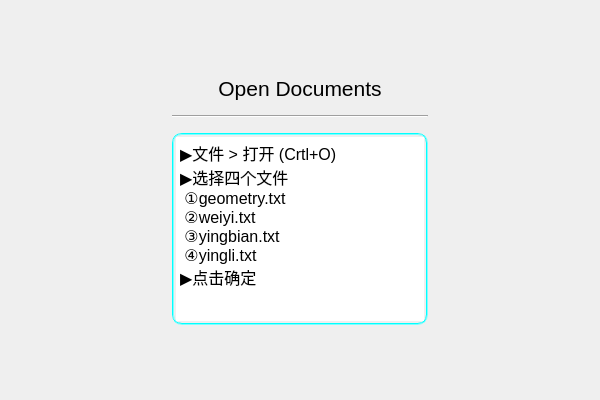
<?xml version="1.0" encoding="UTF-8"?>
<ui version="4.0">
 <class>openMethod</class>
 <widget class="QWidget" name="openMethod">
  <property name="geometry">
   <rect>
    <x>0</x>
    <y>0</y>
    <width>600</width>
    <height>400</height>
   </rect>
  </property>
  <property name="windowTitle">
   <string>Form</string>
  </property>
  <property name="styleSheet">
   <string notr="true"/>
  </property>
  <layout class="QGridLayout" name="gridLayout">
   <item row="4" column="1">
    <spacer name="verticalSpacer">
     <property name="orientation">
      <enum>Qt::Vertical</enum>
     </property>
     <property name="sizeHint" stdset="0">
      <size>
       <width>20</width>
       <height>40</height>
      </size>
     </property>
    </spacer>
   </item>
   <item row="0" column="1">
    <spacer name="verticalSpacer_2">
     <property name="orientation">
      <enum>Qt::Vertical</enum>
     </property>
     <property name="sizeHint" stdset="0">
      <size>
       <width>20</width>
       <height>40</height>
      </size>
     </property>
    </spacer>
   </item>
   <item row="1" column="1">
    <widget class="QLabel" name="label">
     <property name="font">
      <font>
       <pointsize>16</pointsize>
      </font>
     </property>
     <property name="text">
      <string>Open Documents</string>
     </property>
     <property name="alignment">
      <set>Qt::AlignCenter</set>
     </property>
    </widget>
   </item>
   <item row="3" column="0">
    <spacer name="horizontalSpacer">
     <property name="orientation">
      <enum>Qt::Horizontal</enum>
     </property>
     <property name="sizeHint" stdset="0">
      <size>
       <width>146</width>
       <height>20</height>
      </size>
     </property>
    </spacer>
   </item>
   <item row="3" column="1">
    <widget class="QTextBrowser" name="textBrowser">
     <property name="styleSheet">
      <string notr="true">border: 2px groove rgb(0, 255, 255);
border-radius:10px;
padding:2px 2px;</string>
     </property>
     <property name="html">
      <string>&lt;!DOCTYPE HTML PUBLIC &quot;-//W3C//DTD HTML 4.0//EN&quot; &quot;http://www.w3.org/TR/REC-html40/strict.dtd&quot;&gt;
&lt;html&gt;&lt;head&gt;&lt;meta name=&quot;qrichtext&quot; content=&quot;1&quot; /&gt;&lt;style type=&quot;text/css&quot;&gt;
p, li { white-space: pre-wrap; }
&lt;/style&gt;&lt;/head&gt;&lt;body style=&quot; font-family:'SimSun'; font-size:9pt; font-weight:400; font-style:normal;&quot;&gt;
&lt;p style=&quot; margin-top:0px; margin-bottom:0px; margin-left:0px; margin-right:0px; -qt-block-indent:0; text-indent:0px;&quot;&gt;&lt;span style=&quot; font-size:12pt;&quot;&gt;▶文件 &amp;gt; 打开 (Crtl+O)&lt;/span&gt;&lt;/p&gt;
&lt;p style=&quot; margin-top:0px; margin-bottom:0px; margin-left:0px; margin-right:0px; -qt-block-indent:0; text-indent:0px;&quot;&gt;&lt;span style=&quot; font-size:12pt;&quot;&gt;▶选择四个文件&lt;/span&gt;&lt;/p&gt;
&lt;p style=&quot; margin-top:0px; margin-bottom:0px; margin-left:0px; margin-right:0px; -qt-block-indent:0; text-indent:0px;&quot;&gt;&lt;span style=&quot; font-size:12pt;&quot;&gt; ①geometry.txt&lt;/span&gt;&lt;/p&gt;
&lt;p style=&quot; margin-top:0px; margin-bottom:0px; margin-left:0px; margin-right:0px; -qt-block-indent:0; text-indent:0px;&quot;&gt;&lt;span style=&quot; font-size:12pt;&quot;&gt; ②weiyi.txt&lt;/span&gt;&lt;/p&gt;
&lt;p style=&quot; margin-top:0px; margin-bottom:0px; margin-left:0px; margin-right:0px; -qt-block-indent:0; text-indent:0px;&quot;&gt;&lt;span style=&quot; font-size:12pt;&quot;&gt; ③yingbian.txt&lt;/span&gt;&lt;/p&gt;
&lt;p style=&quot; margin-top:0px; margin-bottom:0px; margin-left:0px; margin-right:0px; -qt-block-indent:0; text-indent:0px;&quot;&gt;&lt;span style=&quot; font-size:12pt;&quot;&gt; ④yingli.txt&lt;/span&gt;&lt;/p&gt;
&lt;p style=&quot; margin-top:0px; margin-bottom:0px; margin-left:0px; margin-right:0px; -qt-block-indent:0; text-indent:0px;&quot;&gt;&lt;span style=&quot; font-size:12pt;&quot;&gt;▶点击确定&lt;/span&gt;&lt;/p&gt;&lt;/body&gt;&lt;/html&gt;</string>
     </property>
    </widget>
   </item>
   <item row="3" column="2">
    <spacer name="horizontalSpacer_2">
     <property name="orientation">
      <enum>Qt::Horizontal</enum>
     </property>
     <property name="sizeHint" stdset="0">
      <size>
       <width>156</width>
       <height>20</height>
      </size>
     </property>
    </spacer>
   </item>
   <item row="2" column="2">
    <spacer name="horizontalSpacer_3">
     <property name="orientation">
      <enum>Qt::Horizontal</enum>
     </property>
     <property name="sizeHint" stdset="0">
      <size>
       <width>40</width>
       <height>20</height>
      </size>
     </property>
    </spacer>
   </item>
   <item row="2" column="1">
    <widget class="Line" name="line">
     <property name="orientation">
      <enum>Qt::Horizontal</enum>
     </property>
    </widget>
   </item>
   <item row="2" column="0">
    <spacer name="horizontalSpacer_4">
     <property name="orientation">
      <enum>Qt::Horizontal</enum>
     </property>
     <property name="sizeHint" stdset="0">
      <size>
       <width>40</width>
       <height>20</height>
      </size>
     </property>
    </spacer>
   </item>
  </layout>
 </widget>
 <resources/>
 <connections/>
</ui>
